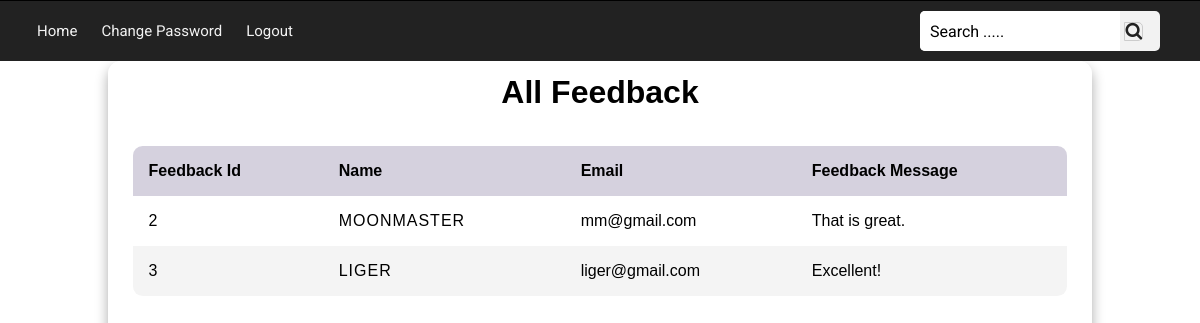
Page /admin_view_feedback/ (signed in) on the earlier database version.
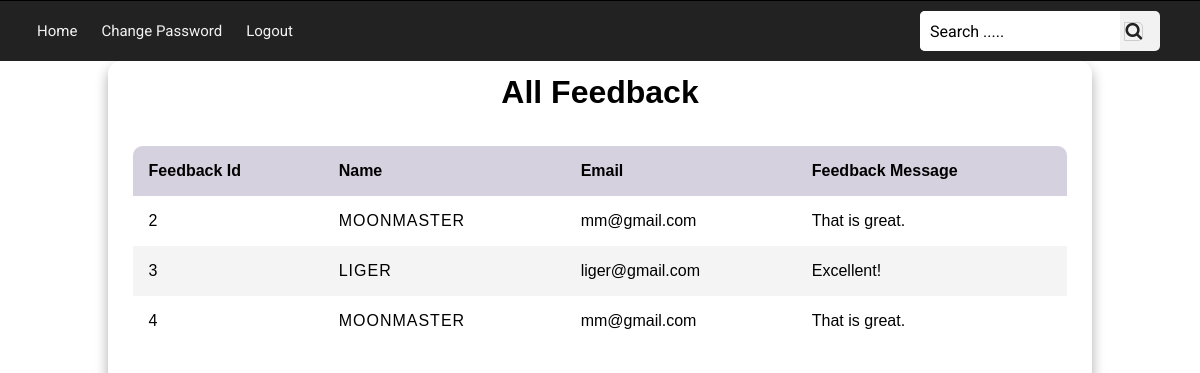
Same page on the later database version.
### travel/models.py (models this page shows, shortened)
class FeedbackModel(models.Model):
    id = models.AutoField(primary_key=True)
    message = models.TextField(default=None)
    user = models.ForeignKey(User,on_delete=models.CASCADE,default=None)

### travel/views.py (the view)
# urls.py: path('admin_view_feedback/',views.admin_view_feedback,name="admin_view_feedback"),
@permission_required('travel.view_feedbackmodel', login_url='login')
def admin_view_feedback(request):
    detail = RegisterationModel.objects.all()
    feedback = FeedbackModel.objects.all()
    return render(request,"admin_view_feedback.html",{"detail":detail,"feedback":feedback})

### travel/templates/admin_view_feedback.html (shortened to what this page needs)
{% extends "base.html" %}
{% block content %}
<body>
    <div class="avb_table">
        <div class="avb_table_header">
            <h1 style="color:black;text-align: center;">All Feedback</h1>
        </div>
        <div class="avb_table_body">
            <table>
                <thead>
                    <tr>
                        <th>Feedback Id</th>
                        <th>Name</th>
                        <th>Email</th>
                        <th>Feedback Message</th>
                    </tr>
                </thead>
                <tbody>
                    {% for f in feedback %}
                    <tr>
                        <td>{{f.id}}</td>
                        <td style="text-transform: uppercase;letter-spacing: 1px;">{{f.user.username}}</td>
                        <td>{{f.user.email}}</td>
                        <td>{{f.message}}</td>
                    </tr>
                    {% endfor %}
                </tbody>
            </table>
        </div>
    </div>
</body>
{% endblock %}

Differences in the rows shown:
added FeedbackModel: id "4", user.username "MOONMASTER", user.email "mm@gmail.com", message "That is great."
